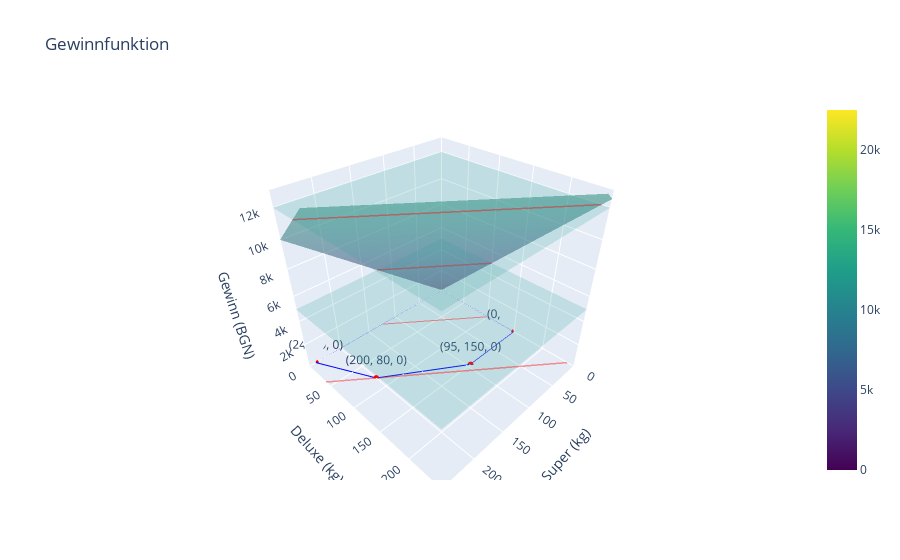

Notebook code cell kept with this figure:
### Code cell
#| label: fig-coffee-objective-3d
#| fig-cap: "Die Gewinnfunktion, die zulässige Menge und Isolinien des Gewinns bei 6000 und 12000 Euro."
#| code-fold: true

# Create a 3d scatter plot for the vertices of the feasible region with plotly

fig = go.Figure(data=[go.Scatter3d(
    x=vertices_x,
    y=vertices_y,
    z=[0] * len(vertices_x),
    mode='markers+text',
    marker=dict(size=2, color='red'),
    text=[f"({v[0]}, {v[1]}, 0)" for v in vertices],
    textposition="top center"
)])

# Draw lines connecting the vertices

for i in range(len(vertices)):
    x_line = [vertices[i][0], vertices[(i + 1) % len(vertices)][0]]
    y_line = [vertices[i][1], vertices[(i + 1) % len(vertices)][1]]
    z_line = [0, 0]
    fig.add_trace(go.Scatter3d(
        x=x_line,
        y=y_line,
        z=z_line,
        mode='lines',
        line=dict(color='blue', width=2)
    ))

fig.update_layout(
    title="Die Zielfunktion des Kaffeeproblems",
    scene=dict(
        xaxis_title=r"Super (kg)",
        yaxis_title=r"Deluxe (kg)",
        zaxis_title=r"Gewinn (BGN)",
        zaxis=dict(range=[0, 12000]),
        aspectmode='cube'
    ),
    showlegend=False
)

# Draw the plane of the objective function

X1 = np.linspace(0, 250, 20)
X2 = np.linspace(0, 250, 20)

X1, X2 = np.meshgrid(X1, X2)
Z = 40 * X1 + 50 * X2

fig.add_trace(go.Surface(
    x=X1,
    y=X2,
    z=Z,
    opacity=0.5,
    colorscale='Viridis'
))

# Draw a plane at level z = 6000

z_plane_1 = 6000

fig.add_trace(go.Surface(
    x=X1,
    y=X2,
    z=np.full(X1.shape, z_plane_1),
    opacity=0.2,
    colorscale='Viridis',
    showscale=False
))

# Draw a line at the intersection of the objective plane and the z = 10000 plane
intersection_x_1 = np.linspace(0, 250, 20)
intersection_y_1 = (z_plane_1 - 40 * intersection_x_1) / 50

fig.add_trace(go.Scatter3d(
    x=intersection_x_1,
    y=intersection_y_1,
    z=[z_plane_1] * len(intersection_x_1),
    mode='lines',
    opacity=0.4,
    line=dict(color='red', width=3),
    name='Intersection'
))

# Draw the intersection line on the xy plane

fig.add_trace(go.Scatter3d(
    x=intersection_x_1,
    y=intersection_y_1,
    z=[0] * len(intersection_x_1),
    mode='lines',
    opacity=0.4,
    line=dict(color='red', width=2),
    name='Intersection'
))
fig.update_layout(
    title="Gewinnfunktion",
    scene=dict(
        xaxis_title=r"Super (kg)",
        yaxis_title=r"Deluxe (kg)",
        zaxis_title=r"Gewinn (Euro)",
        zaxis=dict(range=[0, 13000]),
        yaxis=dict(range=[0, 250]),
        xaxis=dict(range=[0, 250]),
        aspectmode='cube'
    ),
    showlegend=False
)

# Draw a plane at the optimal solution z = 12000

z_plane_2 = 12000

fig.add_trace(go.Surface(
    x=X1,
    y=X2,
    z=np.full(X1.shape, z_plane_2),
    opacity=0.2,
    colorscale='Viridis',
    showscale=False
))

intersection_x = np.linspace(0, 250, 20)
intersection_y = (z_plane_2 - 40 * intersection_x) / 50

# Draw the intersection line on the xy plane

fig.add_trace(go.Scatter3d(
    x=intersection_x,
    y=intersection_y,
    z=[z_plane_2] * len(intersection_x),
    mode='lines',
    opacity=0.4,
    line=dict(color='red', width=3),
    name='Intersection'
))
fig.add_trace(go.Scatter3d(
    x=intersection_x,
    y=intersection_y,
    z=[0] * len(intersection_x),
    mode='lines',
    opacity=0.4,
    line=dict(color='red', width=3),
    name='Intersection'
))

fig.show()

### Figure 1 — Plotly figure (JSON) as saved in the notebook; plotly's stock layout.template omitted (floating-point values rounded to 4 significant figures; data arrays with more than 128 entries replaced by an {"elided": "..."} marker saying what was removed)
{"data": [{"marker": {"color": "red", "size": 2}, "mode": "markers+text", "text": ["(0, 0, 0)", "(0, 150, 0)", "(95, 150, 0)", "(200, 80, 0)", "(240, 0, 0)"], "textposition": "top center", "type": "scatter3d", "x": [0, 0, 95, 200, 240], "y": [0, 150, 150, 80, 0], "z": [0, 0, 0, 0, 0]}, {"line": {"color": "blue", "width": 2}, "mode": "lines", "type": "scatter3d", "x": [0, 0], "y": [0, 150], "z": [0, 0]}, {"line": {"color": "blue", "width": 2}, "mode": "lines", "type": "scatter3d", "x": [0, 95], "y": [150, 150], "z": [0, 0]}, {"line": {"color": "blue", "width": 2}, "mode": "lines", "type": "scatter3d", "x": [95, 200], "y": [150, 80], "z": [0, 0]}, {"line": {"color": "blue", "width": 2}, "mode": "lines", "type": "scatter3d", "x": [200, 240], "y": [80, 0], "z": [0, 0]}, {"line": {"color": "blue", "width": 2}, "mode": "lines", "type": "scatter3d", "x": [240, 0], "y": [0, 0], "z": [0, 0]}, {"colorscale": [[0, "#440154"], [0.1111, "#482878"], [0.2222, "#3e4989"], [0.3333, "#31688e"], [0.4444, "#26828e"], [0.5556, "#1f9e89"], [0.6667, "#35b779"], [0.7778, "#6ece58"], [0.8889, "#b5de2b"], [1, "#fde725"]], "opacity": 0.5, "type": "surface", "x": {"elided": "20x20 float values"}, "y": {"elided": "20x20 float values"}, "z": {"elided": "20x20 float values"}}, {"colorscale": [[0, "#440154"], [0.1111, "#482878"], [0.2222, "#3e4989"], [0.3333, "#31688e"], [0.4444, "#26828e"], [0.5556, "#1f9e89"], [0.6667, "#35b779"], [0.7778, "#6ece58"], [0.8889, "#b5de2b"], [1, "#fde725"]], "opacity": 0.2, "showscale": false, "type": "surface", "x": {"elided": "20x20 float values"}, "y": {"elided": "20x20 float values"}, "z": {"elided": "20x20 int values"}}, {"line": {"color": "red", "width": 3}, "mode": "lines", "name": "Intersection", "opacity": 0.4, "type": "scatter3d", "x": [0, 13.16, 26.32, 39.47, 52.63, 65.79, 78.95, 92.11, 105.3, 118.4, 131.6, 144.7, 157.9, 171.1, 184.2, 197.4, 210.5, 223.7, 236.8, 250], "y": [100, 89.47, 78.95, 68.42, 57.89, 47.37, 36.84, 26.32, 15.79, 5.263, -5.263, -15.79, -26.32, -36.84, -47.37, -57.89, -68.42, -78.95, -89.47, -100], "z": [5000, 5000, 5000, 5000, 5000, 5000, 5000, 5000, 5000, 5000, 5000, 5000, 5000, 5000, 5000, 5000, 5000, 5000, 5000, 5000]}, {"line": {"color": "red", "width": 2}, "mode": "lines", "name": "Intersection", "opacity": 0.4, "type": "scatter3d", "x": [0, 13.16, 26.32, 39.47, 52.63, 65.79, 78.95, 92.11, 105.3, 118.4, 131.6, 144.7, 157.9, 171.1, 184.2, 197.4, 210.5, 223.7, 236.8, 250], "y": [100, 89.47, 78.95, 68.42, 57.89, 47.37, 36.84, 26.32, 15.79, 5.263, -5.263, -15.79, -26.32, -36.84, -47.37, -57.89, -68.42, -78.95, -89.47, -100], "z": [0, 0, 0, 0, 0, 0, 0, 0, 0, 0, 0, 0, 0, 0, 0, 0, 0, 0, 0, 0]}, {"colorscale": [[0, "#440154"], [0.1111, "#482878"], [0.2222, "#3e4989"], [0.3333, "#31688e"], [0.4444, "#26828e"], [0.5556, "#1f9e89"], [0.6667, "#35b779"], [0.7778, "#6ece58"], [0.8889, "#b5de2b"], [1, "#fde725"]], "opacity": 0.2, "showscale": false, "type": "surface", "x": {"elided": "20x20 float values"}, "y": {"elided": "20x20 float values"}, "z": {"elided": "20x20 int values"}}, {"line": {"color": "red", "width": 3}, "mode": "lines", "name": "Intersection", "opacity": 0.4, "type": "scatter3d", "x": [0, 13.16, 26.32, 39.47, 52.63, 65.79, 78.95, 92.11, 105.3, 118.4, 131.6, 144.7, 157.9, 171.1, 184.2, 197.4, 210.5, 223.7, 236.8, 250], "y": [240, 229.5, 218.9, 208.4, 197.9, 187.4, 176.8, 166.3, 155.8, 145.3, 134.7, 124.2, 113.7, 103.2, 92.63, 82.11, 71.58, 61.05, 50.53, 40], "z": [12000, 12000, 12000, 12000, 12000, 12000, 12000, 12000, 12000, 12000, 12000, 12000, 12000, 12000, 12000, 12000, 12000, 12000, 12000, 12000]}, {"line": {"color": "red", "width": 3}, "mode": "lines", "name": "Intersection", "opacity": 0.4, "type": "scatter3d", "x": [0, 13.16, 26.32, 39.47, 52.63, 65.79, 78.95, 92.11, 105.3, 118.4, 131.6, 144.7, 157.9, 171.1, 184.2, 197.4, 210.5, 223.7, 236.8, 250], "y": [240, 229.5, 218.9, 208.4, 197.9, 187.4, 176.8, 166.3, 155.8, 145.3, 134.7, 124.2, 113.7, 103.2, 92.63, 82.11, 71.58, 61.05, 50.53, 40], "z": [0, 0, 0, 0, 0, 0, 0, 0, 0, 0, 0, 0, 0, 0, 0, 0, 0, 0, 0, 0]}], "layout": {"scene": {"aspectmode": "cube", "xaxis": {"range": [0, 250], "title": {"text": "Super (kg)"}}, "yaxis": {"range": [0, 250], "title": {"text": "Deluxe (kg)"}}, "zaxis": {"range": [0, 13000], "title": {"text": "Gewinn (BGN)"}}}, "showlegend": false, "title": {"text": "Gewinnfunktion"}}}
